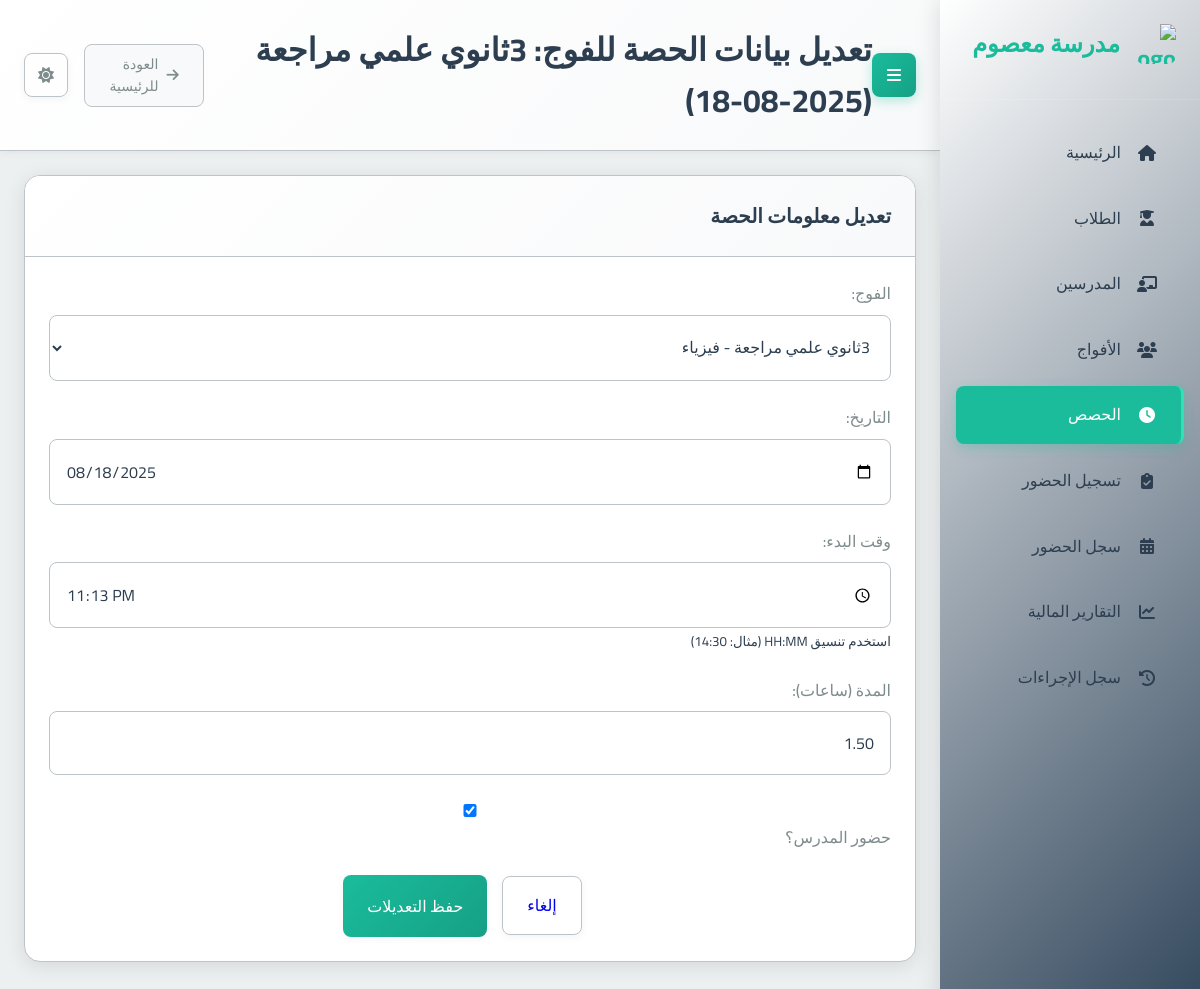
Screenshot of /sessions/2/edit/ with the database file from the repository.
### school_app/models.py (models this page shows, shortened)
class Session(models.Model):
    group = models.ForeignKey(Group, on_delete=models.CASCADE, related_name='sessions', verbose_name="الفوج")
    date = models.DateField(verbose_name="التاريخ")
    start_time = models.TimeField(verbose_name="وقت البدء")
    duration = models.DecimalField(max_digits=4, decimal_places=2, verbose_name="المدة (ساعات)")
    teacher_attended = models.BooleanField(default=True, verbose_name="حضور المدرس")
    teacher_compensated = models.BooleanField(default=False, verbose_name="تم تعويض المدرس") # New field
    created_at = models.DateTimeField(auto_now_add=True, verbose_name="تاريخ الإنشاء")
    class Meta:
        verbose_name = "حصة"
        verbose_name_plural = "الحصص"

class Group(models.Model):
    name = models.CharField(max_length=100, verbose_name="اسم الفوج")
    subject = models.ForeignKey(Subject, on_delete=models.PROTECT, verbose_name="المادة")
    teacher = models.ForeignKey(Teacher, on_delete=models.CASCADE, verbose_name="المدرس")
    academic_levels = models.ManyToManyField(AcademicLevel, verbose_name="المستويات الدراسية المتوافقة")
    price_per_4_sessions = models.DecimalField(max_digits=10, decimal_places=2, verbose_name="السعر لكل 4 حصص")
    session_day = models.IntegerField(choices=[
        (0, 'الاثنين'),
        (1, 'الثلاثاء'),
        (2, 'الأربعاء'),
        (3, 'الخميس'),
        (4, 'الجمعة'),
        (5, 'السبت'),
        (6, 'الأحد')
    ], verbose_name="يوم الحصة")
    session_start_time = models.TimeField(verbose_name="وقت بداية الحصة")
    session_duration = models.DecimalField(max_digits=4, decimal_places=2, default=1.5, verbose_name="مدة الحصة (ساعات)")
    students = models.ManyToManyField(Student, through='StudentGroup', blank=True, verbose_name="الطلاب المسجلون")
    created_at = models.DateTimeField(auto_now_add=True, verbose_name="تاريخ الإنشاء")
    is_continuous = models.BooleanField(default=False, verbose_name="فوج مستمر (تُنشأ الحصص أسبوعياً تلقائياً)")
    created_sessions_until = models.DateField(null=True, blank=True, verbose_name="تم إنشاء الحصص حتى تاريخ")
    def __str__(self):
        return f"{self.name} - {self.subject}"
    class Meta:
        verbose_name = "فوج"
        verbose_name_plural = "الأفواج"

### school_app/views.py (the view)
# urls.py: path('sessions/<int:session_id>/edit/', views.edit_session, name='edit_session'),
def edit_session(request, session_id):
    session = get_object_or_404(Session, id=session_id)
    page_title = f"تعديل بيانات الحصة: {session.group.name} - {session.date}"
    if request.method == 'POST':
        form = SessionForm(request.POST, instance=session)
        if form.is_valid():
            form.save()
            updated_session = form.instance
            messages.success(request, "تم تحديث بيانات الحصة بنجاح.")
            return redirect('session_list')
    else: # GET request
        form = SessionForm(instance=session)
    context = {
        'form': form,
        'session': session, # For action URL and page title context
        'page_title': page_title
    }
    return render(request, 'school_app/edit_session.html', context)

### school_app/forms.py
class SessionForm(forms.ModelForm):
    class Meta:
        model = Session
        fields = ['group', 'date', 'start_time', 'duration', 'teacher_attended']
        widgets = {
            'group': forms.Select(attrs={'class': 'form-control'}),
            'date': forms.DateInput(attrs={'class': 'form-control', 'type': 'date'}),
            'start_time': forms.TimeInput(attrs={'class': 'form-control', 'type': 'time'}),
            'duration': forms.NumberInput(attrs={'class': 'form-control', 'step': '0.25'}),
            'teacher_attended': forms.CheckboxInput(attrs={'class': 'form-check-input'}),
        }
        labels = {
            'group': "الفوج",
            'date': "التاريخ",
            'start_time': "وقت البدء",
            'duration': "المدة (ساعات)",
            'teacher_attended': "حضور المدرس؟",
        }
        help_texts = {
            'start_time': 'استخدم تنسيق HH:MM (مثال: 14:30)',
        }
    def __init__(self, *args, **kwargs):
        super(SessionForm, self).__init__(*args, **kwargs)
        self.fields['group'].queryset = Group.objects.all().order_by('name')
        self.fields['teacher_attended'].required = False

### school_app/models.py (called while the page is built)
    def __str__(self):
        return self.name

### templates/school_app/edit_session.html (shortened to what this page needs)
{% extends 'base.html' %}
{% block page_title %}تعديل بيانات الحصة للفوج: {{ session.group.name }} ({{ session.date|date:"Y-m-d" }}){% endblock %}
{% block content %}
<div class="card">
  <div class="card-header">
    <h2 class="card-title">تعديل معلومات الحصة</h2>
  </div>
  <div class="card-body">
    <form method="POST" action="{% url 'edit_session' session.id %}">
      <div class="form-group">
        <label for="{{ form.group.id_for_label }}">{{ form.group.label }}:</label>
        {{ form.group }}
      </div>
      <div class="form-group">
        <label for="{{ form.date.id_for_label }}">{{ form.date.label }}:</label>
        {{ form.date }}
      </div>
      <div class="form-group">
        <label for="{{ form.start_time.id_for_label }}">{{ form.start_time.label }}:</label>
        {{ form.start_time }}
        {% if form.start_time.help_text %}<small class="form-text text-muted">{{ form.start_time.help_text }}</small>{% endif %}
      </div>
      <div class="form-group">
        <label for="{{ form.duration.id_for_label }}">{{ form.duration.label }}:</label>
        {{ form.duration }}
      </div>
      <div class="form-group">
        <div class="form-check">
            {{ form.teacher_attended }}
            <label class="form-check-label" for="{{ form.teacher_attended.id_for_label }}">
                {{ form.teacher_attended.label }}
            </label>
        </div>
      </div>
      <div class="card-footer text-right">
        <a href="{% url 'session_list' %}" class="btn btn-secondary">إلغاء</a>
        <button type="submit" class="btn btn-primary">حفظ التعديلات</button>
      </div>
    </form>
  </div>
</div>
{% endblock %}

### static/css/main.css (style rules this page uses)
:root { --primary-color: #2c3e50; --primary-light: #34495e; --primary-darker: #1a252f; --accent-color: #1abc9c; --accent-light: #2fe2b3; --accent-dark: #16a085; --text-color: #2c3e50; --text-secondary: #7f8c8d; --text-on-primary: #ffffff; --text-on-accent: #ffffff; --text-nav: #2c3e50; --background-color: #ecf0f1; --card-background: #ffffff; --input-background: #ffffff; --border-color: #bdc3c7; --input-border-color: #bdc3c7; --success-color: #2ecc71; --warning-color: #f39c12; --error-color: #e74c3c; --info-color: #1E90FF; --table-header-background: #e9ecef; --table-row-hover-background: #f8f9fa; --box-shadow-color: rgba(0, 0, 0, 0.1); --box-shadow-color-hover: rgba(0, 0, 0, 0.15); --box-shadow-soft-color: rgba(0, 0, 0, 0.05); --subtle-background: #f8f9fa; --spacing-xs: 8px; --spacing-sm: 16px; --spacing-md: 24px; --spacing-lg: 32px; --spacing-xl: 48px; --font-family: 'Cairo', sans-serif; --font-size-xs: 12px; --font-size-sm: 14px; --font-size-md: 16px; --font-size-lg: 20px; --font-size-xl: 24px; --font-size-xxl: 32px; --border-radius-sm: 4px; --border-radius-md: 8px; --border-radius-lg: 16px; --transition-fast: 0.2s ease; --transition-normal: 0.3s ease; --transition-slow: 0.5s ease; --sidebar-width: 260px; }
* { margin: 0; padding: 0; box-sizing: border-box; direction: rtl; }
html { direction: rtl; font-size: 16px; }
body { font-family: var(--font-family); background-color: var(--background-color); color: var(--text-color); line-height: 1.6; transition: background-color var(--transition-normal), color var(--transition-normal); overflow-x: hidden; }
.btn-secondary { border: 1px solid var(--input-border-color) !important; margin: 0 15px; }
.card-footer { display: flex; justify-content: center; align-items: center; align-content: center; flex-wrap: wrap; }
.form-group { margin-bottom: var(--spacing-md); }
.card { background-color: var(--card-background); border-radius: var(--border-radius-lg); box-shadow: 0 4px 20px var(--box-shadow-color); margin-bottom: var(--spacing-md); overflow: hidden; transition: all var(--transition-normal); border: 1px solid var(--border-color); }
.card-header { padding: var(--spacing-md); border-bottom: 1px solid var(--border-color); background: linear-gradient(135deg, var(--card-background) 0%, var(--subtle-background) 100%); }
.card-title { font-size: var(--font-size-lg); font-weight: 600; margin: 0; color: var(--text-color); }
.card-body { padding: var(--spacing-md); color: var(--text-color); }
.btn { font-family: var(--font-family); padding: var(--spacing-sm) var(--spacing-md); border: none; border-radius: var(--border-radius-md); cursor: pointer; font-size: var(--font-size-md); font-weight: 500; text-decoration: none; display: inline-flex; align-items: center; gap: var(--spacing-xs); transition: all var(--transition-fast); box-shadow: 0 2px 8px var(--box-shadow-soft-color); }
.btn-primary { background: linear-gradient(135deg, var(--accent-color) 0%, var(--accent-dark) 100%); color: var(--text-on-accent); }
label { display: block; margin-bottom: var(--spacing-xs); font-weight: 500; color: var(--text-secondary); }
input, select, textarea { font-family: var(--font-family); width: 100%; padding: var(--spacing-sm); border: 1px solid var(--input-border-color); border-radius: var(--border-radius-md); background-color: var(--input-background); color: var(--text-color); font-size: var(--font-size-md); transition: all var(--transition-fast); }
.text-right { text-align: right; }

### rows the page displays
Session: group.name "3ثانوي علمي مراجعة", date "2025-08-18", group "3ثانوي علمي مراجعة - فيزياء", date "08/18/2025", start_time "23:13:00", duration "1.50", teacher_attended "☑"
